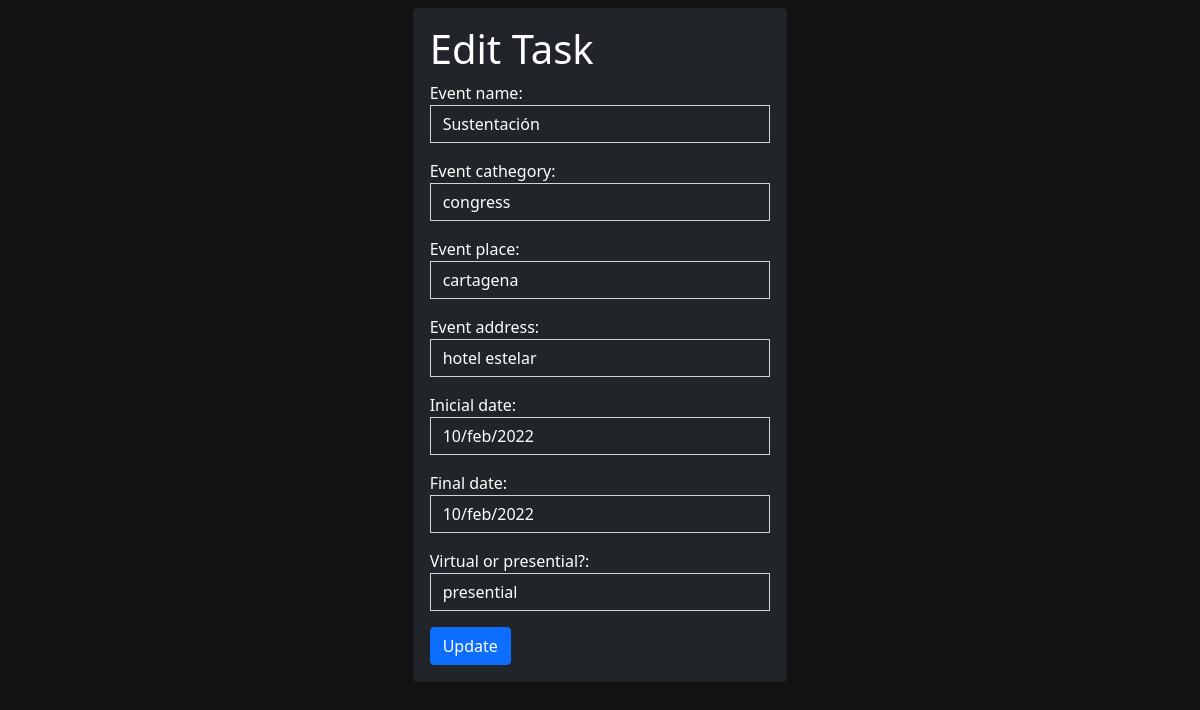
Screenshot of /update/4 (signed in) with the database file from the repository.
### website/models.py (models this page shows, shortened)
class Note(db.Model):
    id = db.Column(db.Integer, primary_key=True)
    nombre = db.Column(db.String(1000))
    categoria = db.Column(db.String(1000))
    lugar = db.Column(db.String(1000))
    direccion = db.Column(db.String(1000))
    inicio = db.Column(db.String(1000))
    fin = db.Column(db.String(1000))
    modalidad = db.Column(db.String(1000))
    user_id = db.Column(db.Integer, db.ForeignKey('user.id'))

### website/views.py (the view, shortened to what this page needs)
@views.route("/update/<id>", methods=["GET", "POST"])
@login_required
def update(id):
    print(id)
    note = Note.query.get(id)
    return render_template('update.html', user = current_user, note=note)

### website/__init__.py (called while the page is built)
def create_app():
    app = Flask(__name__)
    app.config['SECRET_KEY'] = 'password1234'
    app.config['SQLALCHEMY_DATABASE_URI'] = f'sqlite:///{DB_NAME}' #where to create the db
    db.init_app(app)
    from .views import views
    from .auth import auth
    app.register_blueprint(views, url_prefix='/')
    app.register_blueprint(auth, url_prefix='/')
    from .models import User, Note
    with app.app_context():
        db.create_all()
    login_manager = LoginManager()
    login_manager.login_view = 'auth.login'
    login_manager.init_app(app)
    @login_manager.user_loader
    def load_user(id):
        return User.query.get(int(id)) # looks for the primary key
    return app

### website/templates/update.html
{% extends 'layout.html' %}
{% block body %}
<div class="col-md-4 offset-md-4">
  <div class="card card-body bg-dark text-white">
    <h1>Edit Task</h1>
    <form action="{{url_for('views.update', id=note.id)}}" method="POST">
      <div class="mb-3">
        <label for="nombre">Event name:</label>
        <input
          type="text"
          name="nombre"
          value="{{note.nombre}}"
          class="form-control bg-dark text-white rounded-0"
        />
      </div>
      <div class="mb-3">
        <label for="categoria">Event cathegory:</label>
        <input
          type="text"
          name="categoria"
          value="{{note.categoria}}"
          class="form-control bg-dark text-white rounded-0"
        />
      </div>
      <div class="mb-3">
        <label for="lugar">Event place:</label>
        <input
          type="text"
          name="lugar"
          value="{{note.lugar}}"
          class="form-control bg-dark text-white rounded-0"
        />
      </div>
      <div class="mb-3">
        <label for="direccion">Event address:</label>
        <input
          type="text"
          name="direccion"
          value="{{note.direccion}}"
          class="form-control bg-dark text-white rounded-0"
        />
      </div>
      <div class="mb-3">
        <label for="inicio">Inicial date:</label>
        <input
          type="text"
          name="inicio"
          value="{{note.inicio}}"
          class="form-control bg-dark text-white rounded-0"
        />
      </div>
      <div class="mb-3">
        <label for="fin">Final date:</label>
        <input
          type="text"
          name="fin"
          value="{{note.fin}}"
          class="form-control bg-dark text-white rounded-0"
        />
      </div>
      <div class="mb-3">
        <label for="modalidad">Virtual or presential?:</label>
        <input
          type="text"
          name="modalidad"
          value="{{note.modalidad}}"
          class="form-control bg-dark text-white rounded-0"
        />
      </div>
      <button class="btn btn-primary">Update</button>
    </form>
  </div>
</div>
{% endblock %}

### website/static/main.css (style rules this page uses)
body { background: #121212; }

### rows the page displays
Note: nombre "Sustentación", categoria "congress", lugar "cartagena", direccion "hotel estelar", inicio "10/feb/2022", fin "10/feb/2022", modalidad "presential"
